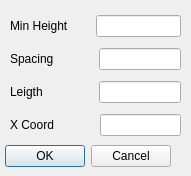
<?xml version="1.0" encoding="UTF-8"?>
<ui version="4.0">
 <class>WLVertDistrDialog</class>
 <widget class="QDialog" name="WLVertDistrDialog">
  <property name="geometry">
   <rect>
    <x>0</x>
    <y>0</y>
    <width>191</width>
    <height>176</height>
   </rect>
  </property>
  <property name="windowTitle">
   <string>Dialog</string>
  </property>
  <widget class="QDialogButtonBox" name="buttonBox">
   <property name="geometry">
    <rect>
     <x>-170</x>
     <y>140</y>
     <width>341</width>
     <height>32</height>
    </rect>
   </property>
   <property name="orientation">
    <enum>Qt::Horizontal</enum>
   </property>
   <property name="standardButtons">
    <set>QDialogButtonBox::Cancel|QDialogButtonBox::Ok</set>
   </property>
  </widget>
  <widget class="QWidget" name="verticalLayoutWidget">
   <property name="geometry">
    <rect>
     <x>10</x>
     <y>10</y>
     <width>171</width>
     <height>131</height>
    </rect>
   </property>
   <layout class="QVBoxLayout" name="verticalLayout">
    <item>
     <layout class="QHBoxLayout" name="horizontalLayout">
      <item>
       <widget class="QLabel" name="labelHeight">
        <property name="text">
         <string>Min Height  </string>
        </property>
       </widget>
      </item>
      <item>
       <spacer name="horizontalSpacer">
        <property name="orientation">
         <enum>Qt::Horizontal</enum>
        </property>
        <property name="sizeHint" stdset="0">
         <size>
          <width>40</width>
          <height>20</height>
         </size>
        </property>
       </spacer>
      </item>
      <item>
       <widget class="QLineEdit" name="lineEditMinHeight"/>
      </item>
     </layout>
    </item>
    <item>
     <layout class="QHBoxLayout" name="horizontalLayout_2">
      <item>
       <widget class="QLabel" name="labelSpacing">
        <property name="text">
         <string>Spacing        </string>
        </property>
       </widget>
      </item>
      <item>
       <spacer name="horizontalSpacer_2">
        <property name="orientation">
         <enum>Qt::Horizontal</enum>
        </property>
        <property name="sizeHint" stdset="0">
         <size>
          <width>40</width>
          <height>20</height>
         </size>
        </property>
       </spacer>
      </item>
      <item>
       <widget class="QLineEdit" name="lineEditSpacing"/>
      </item>
     </layout>
    </item>
    <item>
     <layout class="QHBoxLayout" name="horizontalLayout_3">
      <item>
       <widget class="QLabel" name="labelLeigth">
        <property name="text">
         <string>Leigth           </string>
        </property>
       </widget>
      </item>
      <item>
       <spacer name="horizontalSpacer_3">
        <property name="orientation">
         <enum>Qt::Horizontal</enum>
        </property>
        <property name="sizeHint" stdset="0">
         <size>
          <width>40</width>
          <height>20</height>
         </size>
        </property>
       </spacer>
      </item>
      <item>
       <widget class="QLineEdit" name="lineEditLength"/>
      </item>
     </layout>
    </item>
    <item>
     <layout class="QHBoxLayout" name="horizontalLayout_4">
      <item>
       <widget class="QLabel" name="label">
        <property name="text">
         <string>X Coord        </string>
        </property>
       </widget>
      </item>
      <item>
       <spacer name="horizontalSpacer_4">
        <property name="orientation">
         <enum>Qt::Horizontal</enum>
        </property>
        <property name="sizeHint" stdset="0">
         <size>
          <width>40</width>
          <height>20</height>
         </size>
        </property>
       </spacer>
      </item>
      <item>
       <widget class="QLineEdit" name="lineEditXCoord"/>
      </item>
     </layout>
    </item>
   </layout>
  </widget>
 </widget>
 <resources/>
 <connections>
  <connection>
   <sender>buttonBox</sender>
   <signal>accepted()</signal>
   <receiver>WLVertDistrDialog</receiver>
   <slot>accept()</slot>
   <hints>
    <hint type="sourcelabel">
     <x>248</x>
     <y>254</y>
    </hint>
    <hint type="destinationlabel">
     <x>157</x>
     <y>274</y>
    </hint>
   </hints>
  </connection>
  <connection>
   <sender>buttonBox</sender>
   <signal>rejected()</signal>
   <receiver>WLVertDistrDialog</receiver>
   <slot>reject()</slot>
   <hints>
    <hint type="sourcelabel">
     <x>316</x>
     <y>260</y>
    </hint>
    <hint type="destinationlabel">
     <x>286</x>
     <y>274</y>
    </hint>
   </hints>
  </connection>
 </connections>
</ui>
